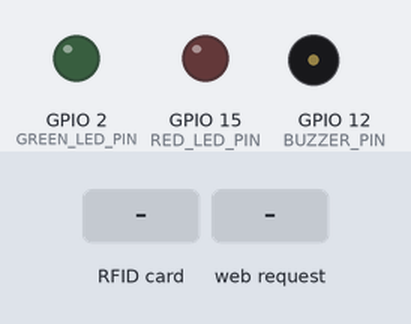
Simulated run of this sketch. Board: ESP32. On the bench: output pins drawn as LEDs (lit = HIGH), buzzer (waves = sounding). Inputs (shaded band) come from the test bench. WiFi joins after 1.5 s; servers stay silent unless stated; uploads are accepted with an empty reply; what the sketch prints to the serial monitor is not drawn.

Above: at 2.7 s.
2.8 s: RFID card 5E 7A 19 C4 held to the reader
At 5.6 s:
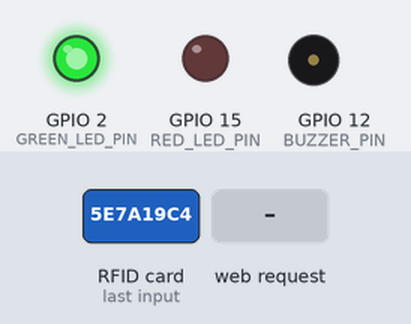
5.8 s: HTTP request GET /success received
At 8.3 s:
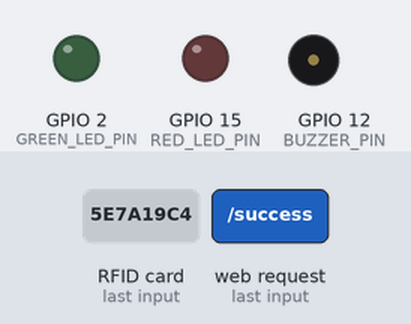
8.8 s: HTTP request GET /failure received
At 9.6 s:
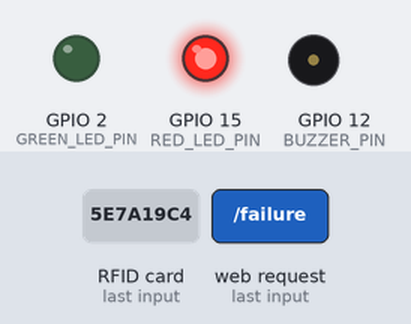
Timing chart, 0 to 11.8 s (numbered marks = the images above; inputs shaded):
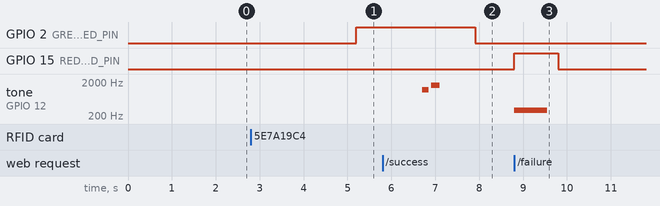

Measured:
- after the input at 2.8 s, GPIO 2 (GREEN_LED_PIN): LOW → HIGH after 2.4 s
- after the input at 5.8 s, GPIO 2 (GREEN_LED_PIN): HIGH → LOW after 2.1 s instead of 0.90 s; tone on GPIO 12 (BUZZER_PIN): silent → 1200 Hz after 0.90 s, → silent 0.15 s later, → 1600 Hz 0.05 s later, → silent 0.20 s later
- after the input at 8.8 s, GPIO 15 (RED_LED_PIN): LOW → HIGH at once, → LOW 1.0 s later; tone on GPIO 12 (BUZZER_PIN): silent → 300 Hz at once, → silent 0.75 s later

The sketch:

rfid_game.ino
```cpp
// --- LIBRARIES ---
#include <WiFi.h>
#include <WebServer.h>      // The ESP32's own web server library
#include <SPI.h>
#include <MFRC522.h>
#include <HTTPClient.h>
#include <ArduinoJson.h>

// --- CONFIGURATION ---
const char* ssid = "SKYFiber_MESH_6579";
const char* password = "548164137";
const char* scanUrl = "http://192.168.55.135:3000/api/scan";

// --- HARDWARE PINS ---
#define RST_PIN 4
#define SS_PIN 5
#define GREEN_LED_PIN 2
#define RED_LED_PIN 15
#define BUZZER_PIN 12

// --- GLOBAL OBJECTS & VARIABLES ---
MFRC522 mfrc522(SS_PIN, RST_PIN);
WebServer server(80); // Create a web server on port 80 (standard for HTTP)

unsigned long lastScanTime = 0;
const long scanCooldown = 5000; // 5-second cooldown after a scan to prevent spam

// --- Function Prototypes ---
void handleSuccess();
void handleFailure();
void handleNotFound();
void checkAndSendCard();
void triggerSuccess();
void triggerFailure();
String getUIDString(byte* buffer, byte bufferSize);

// =============================================================================
// SETUP
// =============================================================================
void setup() {
    Serial.begin(115200);
    Serial.println("\nInitializing RFID Game System (Web Server Mode)...");

    pinMode(GREEN_LED_PIN, OUTPUT);
    pinMode(RED_LED_PIN, OUTPUT);
    pinMode(BUZZER_PIN, OUTPUT);
    digitalWrite(GREEN_LED_PIN, LOW);
    digitalWrite(RED_LED_PIN, LOW);

    SPI.begin();
    mfrc522.PCD_Init();

    // Connect to Wi-Fi
    Serial.print("Connecting to WiFi: ");
    Serial.println(ssid);
    WiFi.begin(ssid, password);
    while (WiFi.status() != WL_CONNECTED) {
        delay(500);
        Serial.print(".");
    }
    Serial.println("\nWiFi Connected!");
    Serial.print("ESP32 IP Address: ");
    Serial.println(WiFi.localIP());

    // --- SETUP THE WEB SERVER ROUTES ---
    server.on("/success", HTTP_GET, handleSuccess); // For correct answer feedback
    server.on("/failure", HTTP_GET, handleFailure); // For wrong answer feedback
    server.onNotFound(handleNotFound);

    server.begin(); // Start the server
    Serial.println("HTTP server started. Ready for commands and scans.");
}

// =============================================================================
// MAIN LOOP
// =============================================================================
void loop() {
    server.handleClient(); // Handle incoming web commands from the frontend
    checkAndSendCard();    // Continuously check for new RFID cards
}

// =============================================================================
// --- WEB SERVER HANDLER FUNCTIONS ---
// =============================================================================

// Called when the frontend sends a GET request to http://<ESP32_IP>/success
void handleSuccess() {
    server.send(200, "text/plain", "Success action triggered");
    Serial.println("Received /success command from frontend.");
    triggerSuccess();
}

// Called when the frontend sends a GET request to http://<ESP32_IP>/failure
void handleFailure() {
    server.send(200, "text/plain", "Failure action triggered");
    Serial.println("Received /failure command from frontend.");
    triggerFailure();
}

void handleNotFound() {
    server.send(404, "text/plain", "Not found");
}

// =============================================================================
// --- RFID & TRIGGER FUNCTIONS ---
// =============================================================================

void checkAndSendCard() {
    // Exit if it's too soon after the last scan
    if (millis() - lastScanTime < scanCooldown) {
        return;
    }

    if (!mfrc522.PICC_IsNewCardPresent() || !mfrc522.PICC_ReadCardSerial()) {
        return;
    }

    // If we get here, a new card has been scanned after the cooldown
    lastScanTime = millis(); // Reset the timer

    String uid = getUIDString(mfrc522.uid.uidByte, mfrc522.uid.size);
    Serial.print("Card Scanned. UID: ");
    Serial.println(uid);

    if (WiFi.status() == WL_CONNECTED) {
        HTTPClient http;
        http.begin(scanUrl);
        http.addHeader("Content-Type", "application/json");

        StaticJsonDocument<128> doc;
        doc["uid"] = uid;
        String requestBody;
        serializeJson(doc, requestBody);

        int httpResponseCode = http.POST(requestBody);
        if (httpResponseCode == 200) {
            Serial.println("Login UID sent successfully to server.");
            // Just light the green LED for login, no sound
            digitalWrite(GREEN_LED_PIN, HIGH);
            delay(1500);
            digitalWrite(GREEN_LED_PIN, LOW);
        } else {
            Serial.print("Login UID send failed, code: ");
            Serial.println(httpResponseCode);
            triggerFailure();
        }
        http.end();
    }

    mfrc522.PICC_HaltA();
    mfrc522.PCD_StopCrypto1();
}

// These functions are now only called by the web handlers
void triggerSuccess() {
    Serial.println("Feedback: CORRECT ANSWER");
    digitalWrite(GREEN_LED_PIN, HIGH);
    tone(BUZZER_PIN, 1200, 150);
    delay(200);
    tone(BUZZER_PIN, 1600, 200);
    delay(1000);
    digitalWrite(GREEN_LED_PIN, LOW);
}

void triggerFailure() {
    Serial.println("Feedback: WRONG ANSWER");
    digitalWrite(RED_LED_PIN, HIGH);
    tone(BUZZER_PIN, 300, 750);
    delay(1000);
    digitalWrite(RED_LED_PIN, LOW);
}

String getUIDString(byte* buffer, byte bufferSize) {
    String uid = "";
    for (byte i = 0; i < bufferSize; i++) {
        if (buffer[i] < 0x10) uid += "0";
        uid += String(buffer[i], HEX);
        if (i < bufferSize - 1) uid += ":";
    }
    uid.toUpperCase();
    return uid;
}
```
